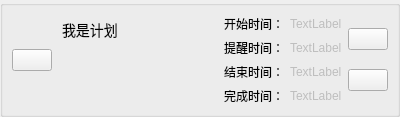
<?xml version="1.0" encoding="UTF-8"?>
<ui version="4.0">
 <class>Plan</class>
 <widget class="QWidget" name="Plan">
  <property name="geometry">
   <rect>
    <x>0</x>
    <y>0</y>
    <width>400</width>
    <height>107</height>
   </rect>
  </property>
  <property name="windowTitle">
   <string>Form</string>
  </property>
  <layout class="QHBoxLayout" name="horizontalLayout">
   <property name="spacing">
    <number>0</number>
   </property>
   <property name="leftMargin">
    <number>0</number>
   </property>
   <property name="topMargin">
    <number>0</number>
   </property>
   <property name="rightMargin">
    <number>0</number>
   </property>
   <property name="bottomMargin">
    <number>0</number>
   </property>
   <item>
    <widget class="QGroupBox" name="groupBox">
     <property name="styleSheet">
      <string notr="true"/>
     </property>
     <property name="title">
      <string/>
     </property>
     <layout class="QHBoxLayout" name="horizontalLayout_2" stretch="0,0,0,0">
      <item>
       <widget class="QPushButton" name="finishBtn">
        <property name="sizePolicy">
         <sizepolicy hsizetype="Fixed" vsizetype="Fixed">
          <horstretch>0</horstretch>
          <verstretch>0</verstretch>
         </sizepolicy>
        </property>
        <property name="text">
         <string/>
        </property>
        <property name="icon">
         <iconset resource="../icon.qrc">
          <normaloff>:/Resource/Icon/done.ico</normaloff>:/Resource/Icon/done.ico</iconset>
        </property>
        <property name="iconSize">
         <size>
          <width>32</width>
          <height>32</height>
         </size>
        </property>
       </widget>
      </item>
      <item>
       <widget class="QTextEdit" name="content">
        <property name="sizePolicy">
         <sizepolicy hsizetype="Preferred" vsizetype="Preferred">
          <horstretch>0</horstretch>
          <verstretch>0</verstretch>
         </sizepolicy>
        </property>
        <property name="styleSheet">
         <string notr="true">background-color: rgba(255, 255, 255, 0);
border: 0px;</string>
        </property>
        <property name="readOnly">
         <bool>true</bool>
        </property>
        <property name="html">
         <string>&lt;!DOCTYPE HTML PUBLIC &quot;-//W3C//DTD HTML 4.0//EN&quot; &quot;http://www.w3.org/TR/REC-html40/strict.dtd&quot;&gt;
&lt;html&gt;&lt;head&gt;&lt;meta name=&quot;qrichtext&quot; content=&quot;1&quot; /&gt;&lt;meta charset=&quot;utf-8&quot; /&gt;&lt;style type=&quot;text/css&quot;&gt;
p, li { white-space: pre-wrap; }
hr { height: 1px; border-width: 0; }
li.unchecked::marker { content: &quot;\2610&quot;; }
li.checked::marker { content: &quot;\2612&quot;; }
&lt;/style&gt;&lt;/head&gt;&lt;body style=&quot; font-family:'Microsoft YaHei UI'; font-size:9pt; font-weight:400; font-style:normal;&quot;&gt;
&lt;p style=&quot; margin-top:0px; margin-bottom:0px; margin-left:0px; margin-right:0px; -qt-block-indent:0; text-indent:0px;&quot;&gt;&lt;span style=&quot; font-size:14px;&quot;&gt;我是计划&lt;/span&gt;&lt;/p&gt;&lt;/body&gt;&lt;/html&gt;</string>
        </property>
       </widget>
      </item>
      <item>
       <layout class="QFormLayout" name="formLayout">
        <item row="0" column="0">
         <widget class="QLabel" name="label_2">
          <property name="enabled">
           <bool>true</bool>
          </property>
          <property name="text">
           <string>开始时间：</string>
          </property>
         </widget>
        </item>
        <item row="0" column="1">
         <widget class="QLabel" name="beginTimeLabel">
          <property name="enabled">
           <bool>false</bool>
          </property>
          <property name="text">
           <string>TextLabel</string>
          </property>
         </widget>
        </item>
        <item row="1" column="0">
         <widget class="QLabel" name="label_4">
          <property name="enabled">
           <bool>true</bool>
          </property>
          <property name="text">
           <string>提醒时间：</string>
          </property>
         </widget>
        </item>
        <item row="1" column="1">
         <widget class="QLabel" name="remindTimeLabel">
          <property name="enabled">
           <bool>false</bool>
          </property>
          <property name="text">
           <string>TextLabel</string>
          </property>
         </widget>
        </item>
        <item row="2" column="0">
         <widget class="QLabel" name="label_6">
          <property name="enabled">
           <bool>true</bool>
          </property>
          <property name="text">
           <string>结束时间：</string>
          </property>
         </widget>
        </item>
        <item row="2" column="1">
         <widget class="QLabel" name="endTimeLabel">
          <property name="enabled">
           <bool>false</bool>
          </property>
          <property name="text">
           <string>TextLabel</string>
          </property>
         </widget>
        </item>
        <item row="3" column="0">
         <widget class="QLabel" name="label">
          <property name="enabled">
           <bool>true</bool>
          </property>
          <property name="text">
           <string>完成时间：</string>
          </property>
         </widget>
        </item>
        <item row="3" column="1">
         <widget class="QLabel" name="finishTimeLabel">
          <property name="enabled">
           <bool>false</bool>
          </property>
          <property name="text">
           <string>TextLabel</string>
          </property>
         </widget>
        </item>
       </layout>
      </item>
      <item>
       <layout class="QVBoxLayout" name="verticalLayout">
        <property name="sizeConstraint">
         <enum>QLayout::SetDefaultConstraint</enum>
        </property>
        <item>
         <layout class="QHBoxLayout" name="horizontalLayout_4">
          <property name="spacing">
           <number>0</number>
          </property>
          <item>
           <widget class="QPushButton" name="editBtn">
            <property name="sizePolicy">
             <sizepolicy hsizetype="Fixed" vsizetype="Fixed">
              <horstretch>0</horstretch>
              <verstretch>0</verstretch>
             </sizepolicy>
            </property>
            <property name="text">
             <string/>
            </property>
            <property name="icon">
             <iconset resource="../icon.qrc">
              <normaloff>:/Resource/Icon/edit.ico</normaloff>:/Resource/Icon/edit.ico</iconset>
            </property>
           </widget>
          </item>
         </layout>
        </item>
        <item>
         <layout class="QHBoxLayout" name="horizontalLayout_5">
          <property name="spacing">
           <number>0</number>
          </property>
          <item>
           <widget class="QPushButton" name="deleteBtn">
            <property name="sizePolicy">
             <sizepolicy hsizetype="Fixed" vsizetype="Fixed">
              <horstretch>0</horstretch>
              <verstretch>0</verstretch>
             </sizepolicy>
            </property>
            <property name="layoutDirection">
             <enum>Qt::LeftToRight</enum>
            </property>
            <property name="text">
             <string/>
            </property>
            <property name="icon">
             <iconset resource="../icon.qrc">
              <normaloff>:/Resource/Icon/delete.ico</normaloff>:/Resource/Icon/delete.ico</iconset>
            </property>
           </widget>
          </item>
         </layout>
        </item>
       </layout>
      </item>
     </layout>
    </widget>
   </item>
  </layout>
 </widget>
 <resources>
  <include location="../icon.qrc"/>
 </resources>
 <connections/>
</ui>
